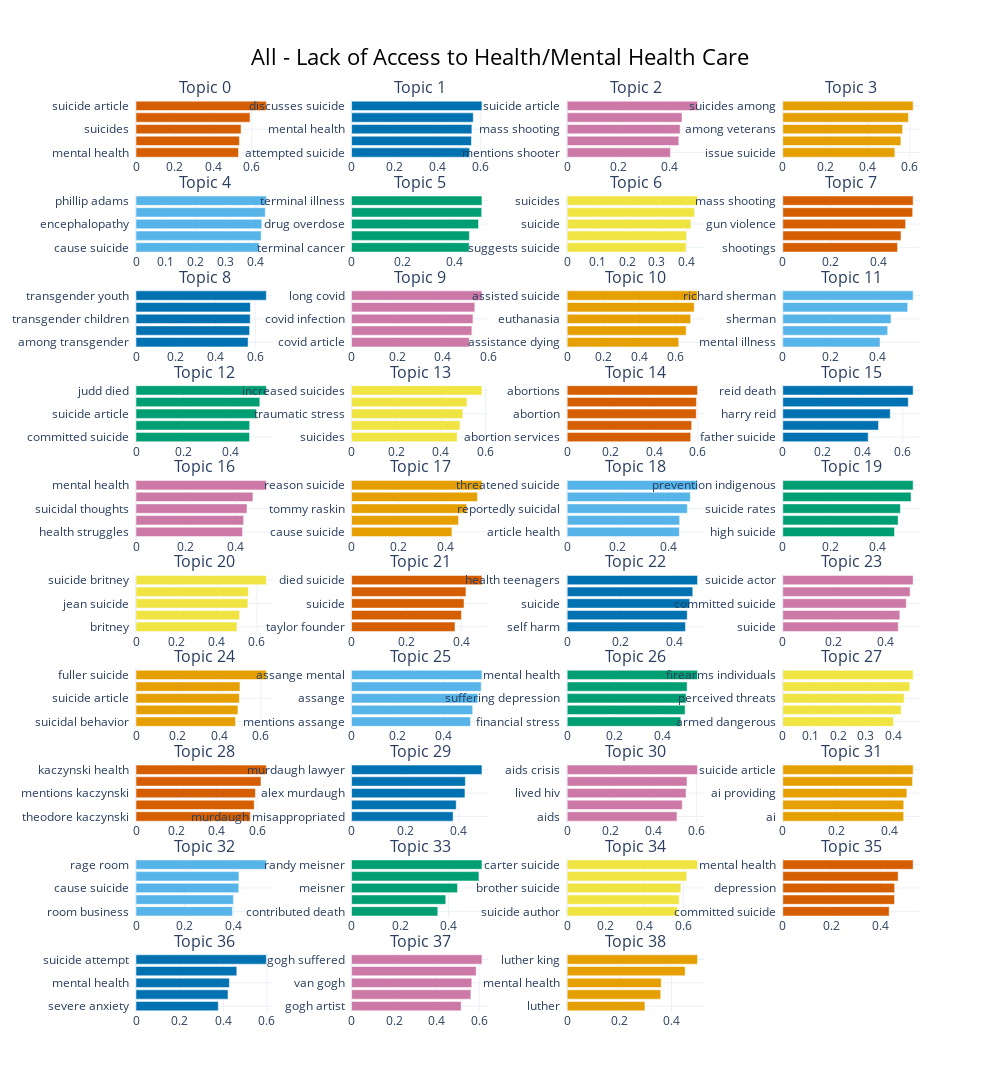

Notebook source saved alongside this figure:
### Code cell
# Reduce the number of topics  
model.reduce_topics(comments_all, nr_topics=40)
topics = model.topics_ 
model.visualize_barchart(top_n_topics=100, title = tit)

### Figure 1 — Plotly figure (JSON) as saved in the notebook; plotly's stock layout.template omitted (floating-point values rounded to 4 significant figures)
{"data": [{"marker": {"color": "#D55E00"}, "orientation": "h", "type": "bar", "x": [0.5312, 0.536, 0.5445, 0.5912, 0.6756], "xaxis": "x", "y": ["mental health  ", "mental illness  ", "suicides  ", "suicide attempt  ", "suicide article  "], "yaxis": "y"}, {"marker": {"color": "#0072B2"}, "orientation": "h", "type": "bar", "x": [0.5484, 0.5567, 0.5587, 0.5653, 0.6056], "xaxis": "x2", "y": ["attempted suicide  ", "suicides  ", "mental health  ", "suicide rates  ", "discusses suicide  "], "yaxis": "y2"}, {"marker": {"color": "#CC79A7"}, "orientation": "h", "type": "bar", "x": [0.404, 0.4368, 0.442, 0.4493, 0.5101], "xaxis": "x3", "y": ["mentions shooter  ", "purchase guns  ", "mass shooting  ", "suicide  ", "suicide article  "], "yaxis": "y3"}, {"marker": {"color": "#E69F00"}, "orientation": "h", "type": "bar", "x": [0.5289, 0.5574, 0.5654, 0.593, 0.6153], "xaxis": "x4", "y": ["issue suicide  ", "discusses suicide  ", "among veterans  ", "suicide among  ", "suicides among  "], "yaxis": "y4"}, {"marker": {"color": "#56B4E9"}, "orientation": "h", "type": "bar", "x": [0.4119, 0.419, 0.4209, 0.4328, 0.4362], "xaxis": "x5", "y": ["cause suicide  ", "concussions  ", "encephalopathy  ", "mentions adams  ", "phillip adams  "], "yaxis": "y5"}, {"marker": {"color": "#009E73"}, "orientation": "h", "type": "bar", "x": [0.459, 0.4598, 0.4952, 0.5077, 0.5088], "xaxis": "x6", "y": ["terminal cancer  ", "opioid addiction  ", "drug overdose  ", "overdoses  ", "terminal illness  "], "yaxis": "y6"}, {"marker": {"color": "#F0E442"}, "orientation": "h", "type": "bar", "x": [0.3977, 0.3993, 0.4138, 0.4261, 0.4359], "xaxis": "x7", "y": ["suggests suicide  ", "mental health  ", "suicide  ", "traumatic stress  ", "suicides  "], "yaxis": "y7"}, {"marker": {"color": "#D55E00"}, "orientation": "h", "type": "bar", "x": [0.4793, 0.4938, 0.5129, 0.5423, 0.5443], "xaxis": "x8", "y": ["shootings  ", "suicides  ", "gun violence  ", "mental health  ", "mass shooting  "], "yaxis": "y8"}, {"marker": {"color": "#0072B2"}, "orientation": "h", "type": "bar", "x": [0.564, 0.5715, 0.5746, 0.5755, 0.6558], "xaxis": "x9", "y": ["among transgender  ", "transgender people  ", "transgender children  ", "transgender individuals  ", "transgender youth  "], "yaxis": "y9"}, {"marker": {"color": "#CC79A7"}, "orientation": "h", "type": "bar", "x": [0.5158, 0.5271, 0.5319, 0.5398, 0.5712], "xaxis": "x10", "y": ["covid article  ", "covid 19  ", "covid infection  ", "covid  ", "long covid  "], "yaxis": "y10"}, {"marker": {"color": "#E69F00"}, "orientation": "h", "type": "bar", "x": [0.6178, 0.659, 0.6839, 0.7038, 0.722], "xaxis": "x11", "y": ["assistance dying  ", "euthanasia due  ", "euthanasia  ", "assisted death  ", "assisted suicide  "], "yaxis": "y11"}, {"marker": {"color": "#56B4E9"}, "orientation": "h", "type": "bar", "x": [0.4088, 0.441, 0.455, 0.5251, 0.548], "xaxis": "x12", "y": ["mental illness  ", "sherman former  ", "sherman  ", "sherman drinking  ", "richard sherman  "], "yaxis": "y12"}, {"marker": {"color": "#009E73"}, "orientation": "h", "type": "bar", "x": [0.483, 0.4837, 0.513, 0.5269, 0.5547], "xaxis": "x13", "y": ["committed suicide  ", "naomi judd  ", "suicide article  ", "judd killed  ", "judd died  "], "yaxis": "y13"}, {"marker": {"color": "#F0E442"}, "orientation": "h", "type": "bar", "x": [0.4736, 0.4859, 0.499, 0.5177, 0.5846], "xaxis": "x14", "y": ["suicides  ", "suicides ensuing  ", "traumatic stress  ", "ptsd suicidal  ", "increased suicides  "], "yaxis": "y14"}, {"marker": {"color": "#D55E00"}, "orientation": "h", "type": "bar", "x": [0.567, 0.5713, 0.5926, 0.5932, 0.5983], "xaxis": "x15", "y": ["abortion services  ", "following abortions  ", "abortion  ", "roe wade  ", "abortions  "], "yaxis": "y15"}, {"marker": {"color": "#0072B2"}, "orientation": "h", "type": "bar", "x": [0.4267, 0.4782, 0.5369, 0.6271, 0.6514], "xaxis": "x16", "y": ["father suicide  ", "leader died  ", "harry reid  ", "reid died  ", "reid death  "], "yaxis": "y16"}, {"marker": {"color": "#CC79A7"}, "orientation": "h", "type": "bar", "x": [0.4266, 0.4309, 0.4444, 0.4682, 0.5218], "xaxis": "x17", "y": ["health struggles  ", "wife meghan  ", "suicidal thoughts  ", "harry wife  ", "mental health  "], "yaxis": "y17"}, {"marker": {"color": "#E69F00"}, "orientation": "h", "type": "bar", "x": [0.4277, 0.456, 0.4912, 0.5364, 0.5557], "xaxis": "x18", "y": ["cause suicide  ", "suicide  ", "tommy raskin  ", "suicide related  ", "reason suicide  "], "yaxis": "y18"}, {"marker": {"color": "#56B4E9"}, "orientation": "h", "type": "bar", "x": [0.4441, 0.4454, 0.4758, 0.4877, 0.5161], "xaxis": "x19", "y": ["article health  ", "mental health  ", "reportedly suicidal  ", "suicide restraining  ", "threatened suicide  "], "yaxis": "y19"}, {"marker": {"color": "#009E73"}, "orientation": "h", "type": "bar", "x": [0.4706, 0.4858, 0.4955, 0.5404, 0.5492], "xaxis": "x20", "y": ["high suicide  ", "indigenous communities  ", "suicide rates  ", "suicide prevention  ", "prevention indigenous  "], "yaxis": "y20"}, {"marker": {"color": "#F0E442"}, "orientation": "h", "type": "bar", "x": [0.501, 0.5138, 0.5548, 0.5574, 0.6463], "xaxis": "x21", "y": ["britney  ", "britney spears  ", "jean suicide  ", "spears grandmother  ", "suicide britney  "], "yaxis": "y21"}, {"marker": {"color": "#D55E00"}, "orientation": "h", "type": "bar", "x": [0.3776, 0.4011, 0.4106, 0.4177, 0.476], "xaxis": "x22", "y": ["taylor founder  ", "suicide due  ", "suicide  ", "suicide suffering  ", "died suicide  "], "yaxis": "y22"}, {"marker": {"color": "#0072B2"}, "orientation": "h", "type": "bar", "x": [0.4419, 0.4485, 0.4579, 0.4693, 0.4871], "xaxis": "x23", "y": ["self harm  ", "mental health  ", "suicide  ", "eating disorders  ", "health teenagers  "], "yaxis": "y23"}, {"marker": {"color": "#CC79A7"}, "orientation": "h", "type": "bar", "x": [0.4515, 0.4576, 0.4828, 0.4978, 0.5097], "xaxis": "x24", "y": ["suicide  ", "dementia  ", "committed suicide  ", "robin williams  ", "suicide actor  "], "yaxis": "y24"}, {"marker": {"color": "#E69F00"}, "orientation": "h", "type": "bar", "x": [0.4779, 0.4897, 0.4966, 0.4995, 0.6263], "xaxis": "x25", "y": ["suicidal behavior  ", "robert fuller  ", "suicide article  ", "suicide related  ", "fuller suicide  "], "yaxis": "y25"}, {"marker": {"color": "#56B4E9"}, "orientation": "h", "type": "bar", "x": [0.5177, 0.5271, 0.5497, 0.5642, 0.5674], "xaxis": "x26", "y": ["mentions assange  ", "assange facing  ", "assange  ", "julian assange  ", "assange mental  "], "yaxis": "y26"}, {"marker": {"color": "#009E73"}, "orientation": "h", "type": "bar", "x": [0.4762, 0.4943, 0.4986, 0.5027, 0.5464], "xaxis": "x27", "y": ["financial stress  ", "depression  ", "suffering depression  ", "depression financial  ", "mental health  "], "yaxis": "y27"}, {"marker": {"color": "#F0E442"}, "orientation": "h", "type": "bar", "x": [0.4, 0.4278, 0.4388, 0.4593, 0.4714], "xaxis": "x28", "y": ["armed dangerous  ", "accessing firearms  ", "perceived threats  ", "suicide cop  ", "firearms individuals  "], "yaxis": "y28"}, {"marker": {"color": "#D55E00"}, "orientation": "h", "type": "bar", "x": [0.5659, 0.585, 0.591, 0.6185, 0.645], "xaxis": "x29", "y": ["theodore kaczynski  ", "kaczynski  ", "mentions kaczynski  ", "ted kaczynski  ", "kaczynski health  "], "yaxis": "y29"}, {"marker": {"color": "#0072B2"}, "orientation": "h", "type": "bar", "x": [0.3781, 0.3898, 0.4222, 0.4237, 0.4855], "xaxis": "x30", "y": ["murdaugh misappropriated  ", "mentions murdaugh  ", "alex murdaugh  ", "insurance fraud  ", "murdaugh lawyer  "], "yaxis": "y30"}, {"marker": {"color": "#CC79A7"}, "orientation": "h", "type": "bar", "x": [0.5101, 0.5346, 0.5523, 0.5566, 0.6056], "xaxis": "x31", "y": ["aids  ", "hiv aids  ", "lived hiv  ", "wisler hiv  ", "aids crisis  "], "yaxis": "y31"}, {"marker": {"color": "#E69F00"}, "orientation": "h", "type": "bar", "x": [0.4534, 0.454, 0.4655, 0.4869, 0.4892], "xaxis": "x32", "y": ["ai  ", "suicide case  ", "ai providing  ", "potential ai  ", "suicide article  "], "yaxis": "y32"}, {"marker": {"color": "#56B4E9"}, "orientation": "h", "type": "bar", "x": [0.3955, 0.3996, 0.4216, 0.4223, 0.5348], "xaxis": "x33", "y": ["room business  ", "mental health  ", "cause suicide  ", "suicide article  ", "rage room  "], "yaxis": "y33"}, {"marker": {"color": "#009E73"}, "orientation": "h", "type": "bar", "x": [0.3554, 0.3883, 0.4367, 0.5251, 0.5375], "xaxis": "x34", "y": ["contributed death  ", "wife death  ", "meisner  ", "meisner diagnosed  ", "randy meisner  "], "yaxis": "y34"}, {"marker": {"color": "#F0E442"}, "orientation": "h", "type": "bar", "x": [0.5697, 0.579, 0.5876, 0.6181, 0.674], "xaxis": "x35", "y": ["suicide author  ", "carter died  ", "brother suicide  ", "reason suicide  ", "carter suicide  "], "yaxis": "y35"}, {"marker": {"color": "#D55E00"}, "orientation": "h", "type": "bar", "x": [0.4346, 0.4567, 0.457, 0.4714, 0.5326], "xaxis": "x36", "y": ["committed suicide  ", "depression mental  ", "depression  ", "suicide  ", "mental health  "], "yaxis": "y36"}, {"marker": {"color": "#0072B2"}, "orientation": "h", "type": "bar", "x": [0.3774, 0.422, 0.4284, 0.4624, 0.5979], "xaxis": "x37", "y": ["severe anxiety  ", "abby broyles  ", "mental health  ", "suicide  ", "suicide attempt  "], "yaxis": "y37"}, {"marker": {"color": "#CC79A7"}, "orientation": "h", "type": "bar", "x": [0.5156, 0.5614, 0.5657, 0.5864, 0.6134], "xaxis": "x38", "y": ["gogh artist  ", "gogh shot  ", "van gogh  ", "gogh struggled  ", "gogh suffered  "], "yaxis": "y38"}, {"marker": {"color": "#E69F00"}, "orientation": "h", "type": "bar", "x": [0.2978, 0.3585, 0.3603, 0.4521, 0.4995], "xaxis": "x39", "y": ["luther  ", "king jr  ", "mental health  ", "martin luther  ", "luther king  "], "yaxis": "y39"}], "layout": {"annotations": [{"font": {"size": 16}, "showarrow": false, "text": "Topic 0", "x": 0.0875, "xanchor": "center", "xref": "paper", "y": 1, "yanchor": "bottom", "yref": "paper"}, {"font": {"size": 16}, "showarrow": false, "text": "Topic 1", "x": 0.3625, "xanchor": "center", "xref": "paper", "y": 1, "yanchor": "bottom", "yref": "paper"}, {"font": {"size": 16}, "showarrow": false, "text": "Topic 2", "x": 0.6375, "xanchor": "center", "xref": "paper", "y": 1, "yanchor": "bottom", "yref": "paper"}, {"font": {"size": 16}, "showarrow": false, "text": "Topic 3", "x": 0.9125, "xanchor": "center", "xref": "paper", "y": 1, "yanchor": "bottom", "yref": "paper"}, {"font": {"size": 16}, "showarrow": false, "text": "Topic 4", "x": 0.0875, "xanchor": "center", "xref": "paper", "y": 0.896, "yanchor": "bottom", "yref": "paper"}, {"font": {"size": 16}, "showarrow": false, "text": "Topic 5", "x": 0.3625, "xanchor": "center", "xref": "paper", "y": 0.896, "yanchor": "bottom", "yref": "paper"}, {"font": {"size": 16}, "showarrow": false, "text": "Topic 6", "x": 0.6375, "xanchor": "center", "xref": "paper", "y": 0.896, "yanchor": "bottom", "yref": "paper"}, {"font": {"size": 16}, "showarrow": false, "text": "Topic 7", "x": 0.9125, "xanchor": "center", "xref": "paper", "y": 0.896, "yanchor": "bottom", "yref": "paper"}, {"font": {"size": 16}, "showarrow": false, "text": "Topic 8", "x": 0.0875, "xanchor": "center", "xref": "paper", "y": 0.792, "yanchor": "bottom", "yref": "paper"}, {"font": {"size": 16}, "showarrow": false, "text": "Topic 9", "x": 0.3625, "xanchor": "center", "xref": "paper", "y": 0.792, "yanchor": "bottom", "yref": "paper"}, {"font": {"size": 16}, "showarrow": false, "text": "Topic 10", "x": 0.6375, "xanchor": "center", "xref": "paper", "y": 0.792, "yanchor": "bottom", "yref": "paper"}, {"font": {"size": 16}, "showarrow": false, "text": "Topic 11", "x": 0.9125, "xanchor": "center", "xref": "paper", "y": 0.792, "yanchor": "bottom", "yref": "paper"}, {"font": {"size": 16}, "showarrow": false, "text": "Topic 12", "x": 0.0875, "xanchor": "center", "xref": "paper", "y": 0.688, "yanchor": "bottom", "yref": "paper"}, {"font": {"size": 16}, "showarrow": false, "text": "Topic 13", "x": 0.3625, "xanchor": "center", "xref": "paper", "y": 0.688, "yanchor": "bottom", "yref": "paper"}, {"font": {"size": 16}, "showarrow": false, "text": "Topic 14", "x": 0.6375, "xanchor": "center", "xref": "paper", "y": 0.688, "yanchor": "bottom", "yref": "paper"}, {"font": {"size": 16}, "showarrow": false, "text": "Topic 15", "x": 0.9125, "xanchor": "center", "xref": "paper", "y": 0.688, "yanchor": "bottom", "yref": "paper"}, {"font": {"size": 16}, "showarrow": false, "text": "Topic 16", "x": 0.0875, "xanchor": "center", "xref": "paper", "y": 0.584, "yanchor": "bottom", "yref": "paper"}, {"font": {"size": 16}, "showarrow": false, "text": "Topic 17", "x": 0.3625, "xanchor": "center", "xref": "paper", "y": 0.584, "yanchor": "bottom", "yref": "paper"}, {"font": {"size": 16}, "showarrow": false, "text": "Topic 18", "x": 0.6375, "xanchor": "center", "xref": "paper", "y": 0.584, "yanchor": "bottom", "yref": "paper"}, {"font": {"size": 16}, "showarrow": false, "text": "Topic 19", "x": 0.9125, "xanchor": "center", "xref": "paper", "y": 0.584, "yanchor": "bottom", "yref": "paper"}, {"font": {"size": 16}, "showarrow": false, "text": "Topic 20", "x": 0.0875, "xanchor": "center", "xref": "paper", "y": 0.48, "yanchor": "bottom", "yref": "paper"}, {"font": {"size": 16}, "showarrow": false, "text": "Topic 21", "x": 0.3625, "xanchor": "center", "xref": "paper", "y": 0.48, "yanchor": "bottom", "yref": "paper"}, {"font": {"size": 16}, "showarrow": false, "text": "Topic 22", "x": 0.6375, "xanchor": "center", "xref": "paper", "y": 0.48, "yanchor": "bottom", "yref": "paper"}, {"font": {"size": 16}, "showarrow": false, "text": "Topic 23", "x": 0.9125, "xanchor": "center", "xref": "paper", "y": 0.48, "yanchor": "bottom", "yref": "paper"}, {"font": {"size": 16}, "showarrow": false, "text": "Topic 24", "x": 0.0875, "xanchor": "center", "xref": "paper", "y": 0.376, "yanchor": "bottom", "yref": "paper"}, {"font": {"size": 16}, "showarrow": false, "text": "Topic 25", "x": 0.3625, "xanchor": "center", "xref": "paper", "y": 0.376, "yanchor": "bottom", "yref": "paper"}, {"font": {"size": 16}, "showarrow": false, "text": "Topic 26", "x": 0.6375, "xanchor": "center", "xref": "paper", "y": 0.376, "yanchor": "bottom", "yref": "paper"}, {"font": {"size": 16}, "showarrow": false, "text": "Topic 27", "x": 0.9125, "xanchor": "center", "xref": "paper", "y": 0.376, "yanchor": "bottom", "yref": "paper"}, {"font": {"size": 16}, "showarrow": false, "text": "Topic 28", "x": 0.0875, "xanchor": "center", "xref": "paper", "y": 0.272, "yanchor": "bottom", "yref": "paper"}, {"font": {"size": 16}, "showarrow": false, "text": "Topic 29", "x": 0.3625, "xanchor": "center", "xref": "paper", "y": 0.272, "yanchor": "bottom", "yref": "paper"}, {"font": {"size": 16}, "showarrow": false, "text": "Topic 30", "x": 0.6375, "xanchor": "center", "xref": "paper", "y": 0.272, "yanchor": "bottom", "yref": "paper"}, {"font": {"size": 16}, "showarrow": false, "text": "Topic 31", "x": 0.9125, "xanchor": "center", "xref": "paper", "y": 0.272, "yanchor": "bottom", "yref": "paper"}, {"font": {"size": 16}, "showarrow": false, "text": "Topic 32", "x": 0.0875, "xanchor": "center", "xref": "paper", "y": 0.168, "yanchor": "bottom", "yref": "paper"}, {"font": {"size": 16}, "showarrow": false, "text": "Topic 33", "x": 0.3625, "xanchor": "center", "xref": "paper", "y": 0.168, "yanchor": "bottom", "yref": "paper"}, {"font": {"size": 16}, "showarrow": false, "text": "Topic 34", "x": 0.6375, "xanchor": "center", "xref": "paper", "y": 0.168, "yanchor": "bottom", "yref": "paper"}, {"font": {"size": 16}, "showarrow": false, "text": "Topic 35", "x": 0.9125, "xanchor": "center", "xref": "paper", "y": 0.168, "yanchor": "bottom", "yref": "paper"}, {"font": {"size": 16}, "showarrow": false, "text": "Topic 36", "x": 0.0875, "xanchor": "center", "xref": "paper", "y": 0.064, "yanchor": "bottom", "yref": "paper"}, {"font": {"size": 16}, "showarrow": false, "text": "Topic 37", "x": 0.3625, "xanchor": "center", "xref": "paper", "y": 0.064, "yanchor": "bottom", "yref": "paper"}, {"font": {"size": 16}, "showarrow": false, "text": "Topic 38", "x": 0.6375, "xanchor": "center", "xref": "paper", "y": 0.064, "yanchor": "bottom", "yref": "paper"}], "height": 2500, "hoverlabel": {"bgcolor": "white", "font": {"family": "Rockwell", "size": 16}}, "showlegend": false, "title": {"font": {"color": "Black", "size": 22}, "text": "All - Lack of Access to Health/Mental Health Care", "x": 0.5, "xanchor": "center", "yanchor": "top"}, "width": 1000, "xaxis": {"anchor": "y", "domain": [0, 0.175], "showgrid": true}, "xaxis10": {"anchor": "y10", "domain": [0.275, 0.45], "showgrid": true}, "xaxis11": {"anchor": "y11", "domain": [0.55, 0.725], "showgrid": true}, "xaxis12": {"anchor": "y12", "domain": [0.825, 1], "showgrid": true}, "xaxis13": {"anchor": "y13", "domain": [0, 0.175], "showgrid": true}, "xaxis14": {"anchor": "y14", "domain": [0.275, 0.45], "showgrid": true}, "xaxis15": {"anchor": "y15", "domain": [0.55, 0.725], "showgrid": true}, "xaxis16": {"anchor": "y16", "domain": [0.825, 1], "showgrid": true}, "xaxis17": {"anchor": "y17", "domain": [0, 0.175], "showgrid": true}, "xaxis18": {"anchor": "y18", "domain": [0.275, 0.45], "showgrid": true}, "xaxis19": {"anchor": "y19", "domain": [0.55, 0.725], "showgrid": true}, "xaxis2": {"anchor": "y2", "domain": [0.275, 0.45], "showgrid": true}, "xaxis20": {"anchor": "y20", "domain": [0.825, 1], "showgrid": true}, "xaxis21": {"anchor": "y21", "domain": [0, 0.175], "showgrid": true}, "xaxis22": {"anchor": "y22", "domain": [0.275, 0.45], "showgrid": true}, "xaxis23": {"anchor": "y23", "domain": [0.55, 0.725], "showgrid": true}, "xaxis24": {"anchor": "y24", "domain": [0.825, 1], "showgrid": true}, "xaxis25": {"anchor": "y25", "domain": [0, 0.175], "showgrid": true}, "xaxis26": {"anchor": "y26", "domain": [0.275, 0.45], "showgrid": true}, "xaxis27": {"anchor": "y27", "domain": [0.55, 0.725], "showgrid": true}, "xaxis28": {"anchor": "y28", "domain": [0.825, 1], "showgrid": true}, "xaxis29": {"anchor": "y29", "domain": [0, 0.175], "showgrid": true}, "xaxis3": {"anchor": "y3", "domain": [0.55, 0.725], "showgrid": true}, "xaxis30": {"anchor": "y30", "domain": [0.275, 0.45], "showgrid": true}, "xaxis31": {"anchor": "y31", "domain": [0.55, 0.725], "showgrid": true}, "xaxis32": {"anchor": "y32", "domain": [0.825, 1], "showgrid": true}, "xaxis33": {"anchor": "y33", "domain": [0, 0.175], "showgrid": true}, "xaxis34": {"anchor": "y34", "domain": [0.275, 0.45], "showgrid": true}, "xaxis35": {"anchor": "y35", "domain": [0.55, 0.725], "showgrid": true}, "xaxis36": {"anchor": "y36", "domain": [0.825, 1], "showgrid": true}, "xaxis37": {"anchor": "y37", "domain": [0, 0.175], "showgrid": true}, "xaxis38": {"anchor": "y38", "domain": [0.275, 0.45], "showgrid": true}, "xaxis39": {"anchor": "y39", "domain": [0.55, 0.725], "showgrid": true}, "xaxis4": {"anchor": "y4", "domain": [0.825, 1], "showgrid": true}, "xaxis40": {"anchor": "y40", "domain": [0.825, 1], "showgrid": true}, "xaxis5": {"anchor": "y5", "domain": [0, 0.175], "showgrid": true}, "xaxis6": {"anchor": "y6", "domain": [0.275, 0.45], "showgrid": true}, "xaxis7": {"anchor": "y7", "domain": [0.55, 0.725], "showgrid": true}, "xaxis8": {"anchor": "y8", "domain": [0.825, 1], "showgrid": true}, "xaxis9": {"anchor": "y9", "domain": [0, 0.175], "showgrid": true}, "yaxis": {"anchor": "x", "domain": [0.936, 1], "showgrid": true}, "yaxis10": {"anchor": "x10", "domain": [0.728, 0.792], "showgrid": true}, "yaxis11": {"anchor": "x11", "domain": [0.728, 0.792], "showgrid": true}, "yaxis12": {"anchor": "x12", "domain": [0.728, 0.792], "showgrid": true}, "yaxis13": {"anchor": "x13", "domain": [0.624, 0.688], "showgrid": true}, "yaxis14": {"anchor": "x14", "domain": [0.624, 0.688], "showgrid": true}, "yaxis15": {"anchor": "x15", "domain": [0.624, 0.688], "showgrid": true}, "yaxis16": {"anchor": "x16", "domain": [0.624, 0.688], "showgrid": true}, "yaxis17": {"anchor": "x17", "domain": [0.52, 0.584], "showgrid": true}, "yaxis18": {"anchor": "x18", "domain": [0.52, 0.584], "showgrid": true}, "yaxis19": {"anchor": "x19", "domain": [0.52, 0.584], "showgrid": true}, "yaxis2": {"anchor": "x2", "domain": [0.936, 1], "showgrid": true}, "yaxis20": {"anchor": "x20", "domain": [0.52, 0.584], "showgrid": true}, "yaxis21": {"anchor": "x21", "domain": [0.416, 0.48], "showgrid": true}, "yaxis22": {"anchor": "x22", "domain": [0.416, 0.48], "showgrid": true}, "yaxis23": {"anchor": "x23", "domain": [0.416, 0.48], "showgrid": true}, "yaxis24": {"anchor": "x24", "domain": [0.416, 0.48], "showgrid": true}, "yaxis25": {"anchor": "x25", "domain": [0.312, 0.376], "showgrid": true}, "yaxis26": {"anchor": "x26", "domain": [0.312, 0.376], "showgrid": true}, "yaxis27": {"anchor": "x27", "domain": [0.312, 0.376], "showgrid": true}, "yaxis28": {"anchor": "x28", "domain": [0.312, 0.376], "showgrid": true}, "yaxis29": {"anchor": "x29", "domain": [0.208, 0.272], "showgrid": true}, "yaxis3": {"anchor": "x3", "domain": [0.936, 1], "showgrid": true}, "yaxis30": {"anchor": "x30", "domain": [0.208, 0.272], "showgrid": true}, "yaxis31": {"anchor": "x31", "domain": [0.208, 0.272], "showgrid": true}, "yaxis32": {"anchor": "x32", "domain": [0.208, 0.272], "showgrid": true}, "yaxis33": {"anchor": "x33", "domain": [0.104, 0.168], "showgrid": true}, "yaxis34": {"anchor": "x34", "domain": [0.104, 0.168], "showgrid": true}, "yaxis35": {"anchor": "x35", "domain": [0.104, 0.168], "showgrid": true}, "yaxis36": {"anchor": "x36", "domain": [0.104, 0.168], "showgrid": true}, "yaxis37": {"anchor": "x37", "domain": [0, 0.064], "showgrid": true}, "yaxis38": {"anchor": "x38", "domain": [0, 0.064], "showgrid": true}, "yaxis39": {"anchor": "x39", "domain": [0, 0.064], "showgrid": true}, "yaxis4": {"anchor": "x4", "domain": [0.936, 1], "showgrid": true}, "yaxis40": {"anchor": "x40", "domain": [0, 0.064], "showgrid": true}, "yaxis5": {"anchor": "x5", "domain": [0.832, 0.896], "showgrid": true}, "yaxis6": {"anchor": "x6", "domain": [0.832, 0.896], "showgrid": true}, "yaxis7": {"anchor": "x7", "domain": [0.832, 0.896], "showgrid": true}, "yaxis8": {"anchor": "x8", "domain": [0.832, 0.896], "showgrid": true}, "yaxis9": {"anchor": "x9", "domain": [0.728, 0.792], "showgrid": true}}}
